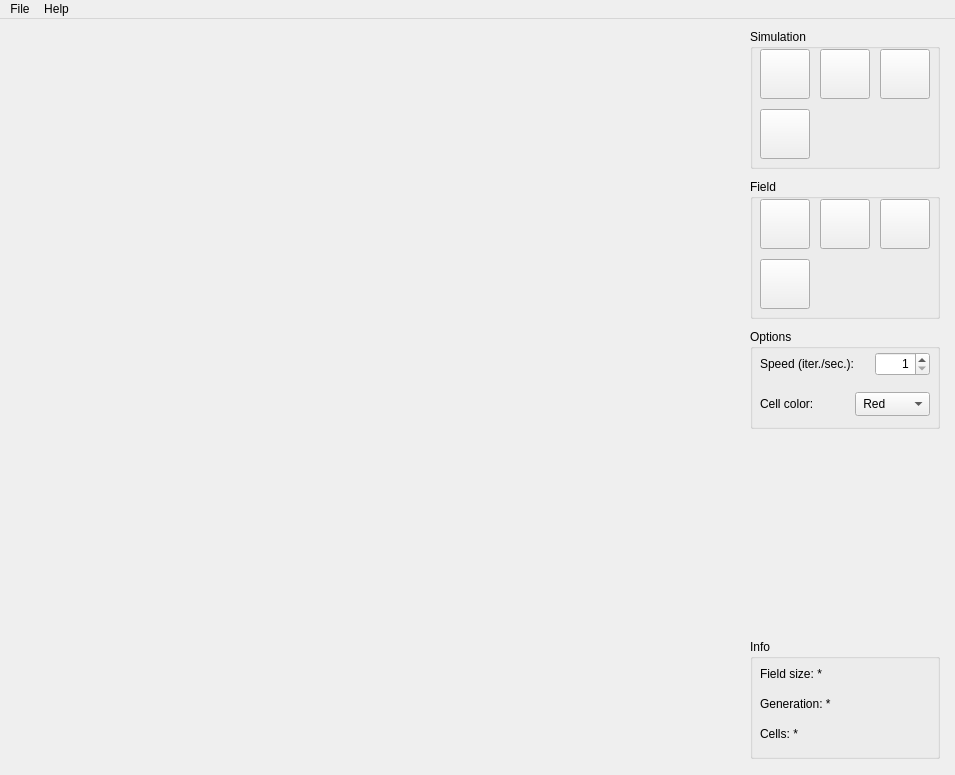
<?xml version="1.0" encoding="UTF-8"?>
<ui version="4.0">
    <class>MainWindow</class>
    <widget class="QMainWindow" name="MainWindow">
        <property name="geometry">
            <rect>
                <x>0</x>
                <y>0</y>
                <width>955</width>
                <height>775</height>
            </rect>
        </property>
        <property name="minimumSize">
            <size>
                <width>500</width>
                <height>400</height>
            </size>
        </property>
        <property name="windowTitle">
            <string>Conway's Game of Life</string>
        </property>
        <widget class="QWidget" name="Widget_Main">
            <layout class="QVBoxLayout" name="Layout_Vertical_1">
                <property name="spacing">
                    <number>0</number>
                </property>
                <property name="leftMargin">
                    <number>0</number>
                </property>
                <property name="topMargin">
                    <number>0</number>
                </property>
                <property name="rightMargin">
                    <number>0</number>
                </property>
                <property name="bottomMargin">
                    <number>0</number>
                </property>
                <item>
                    <widget class="QScrollArea" name="ScrollArea_Main">
                        <property name="frameShape">
                            <enum>QFrame::NoFrame</enum>
                        </property>
                        <property name="widgetResizable">
                            <bool>true</bool>
                        </property>
                        <widget class="QWidget" name="Widget_ScrollAreaContent">
                            <property name="geometry">
                                <rect>
                                    <x>0</x>
                                    <y>0</y>
                                    <width>955</width>
                                    <height>754</height>
                                </rect>
                            </property>
                            <layout class="QVBoxLayout" name="Layout_Vertical_2">
                                <property name="spacing">
                                    <number>0</number>
                                </property>
                                <property name="leftMargin">
                                    <number>0</number>
                                </property>
                                <property name="topMargin">
                                    <number>0</number>
                                </property>
                                <property name="rightMargin">
                                    <number>0</number>
                                </property>
                                <property name="bottomMargin">
                                    <number>0</number>
                                </property>
                                <item>
                                    <widget class="QFrame" name="Frame_GUI">
                                        <property name="minimumSize">
                                            <size>
                                                <width>950</width>
                                                <height>750</height>
                                            </size>
                                        </property>
                                        <property name="maximumSize">
                                            <size>
                                                <width>950</width>
                                                <height>750</height>
                                            </size>
                                        </property>
                                        <property name="frameShape">
                                            <enum>QFrame::NoFrame</enum>
                                        </property>
                                        <widget class="WidgetPaintArea" name="WidgetPaintArea_GraphicScene" native="true">
                                            <property name="geometry">
                                                <rect>
                                                    <x>10</x>
                                                    <y>10</y>
                                                    <width>730</width>
                                                    <height>730</height>
                                                </rect>
                                            </property>
                                            <property name="minimumSize">
                                                <size>
                                                    <width>730</width>
                                                    <height>730</height>
                                                </size>
                                            </property>
                                            <property name="maximumSize">
                                                <size>
                                                    <width>730</width>
                                                    <height>730</height>
                                                </size>
                                            </property>
                                        </widget>
                                        <widget class="QGroupBox" name="GroupBox_Simulation">
                                            <property name="geometry">
                                                <rect>
                                                    <x>750</x>
                                                    <y>10</y>
                                                    <width>190</width>
                                                    <height>140</height>
                                                </rect>
                                            </property>
                                            <property name="minimumSize">
                                                <size>
                                                    <width>190</width>
                                                    <height>140</height>
                                                </size>
                                            </property>
                                            <property name="maximumSize">
                                                <size>
                                                    <width>190</width>
                                                    <height>140</height>
                                                </size>
                                            </property>
                                            <property name="title">
                                                <string>Simulation</string>
                                            </property>
                                            <widget class="QPushButton" name="PushButton_Play">
                                                <property name="geometry">
                                                    <rect>
                                                        <x>10</x>
                                                        <y>20</y>
                                                        <width>50</width>
                                                        <height>50</height>
                                                    </rect>
                                                </property>
                                                <property name="minimumSize">
                                                    <size>
                                                        <width>50</width>
                                                        <height>50</height>
                                                    </size>
                                                </property>
                                                <property name="maximumSize">
                                                    <size>
                                                        <width>50</width>
                                                        <height>50</height>
                                                    </size>
                                                </property>
                                                <property name="toolTip">
                                                    <string>Play</string>
                                                </property>
                                                <property name="text">
                                                    <string/>
                                                </property>
                                            </widget>
                                            <widget class="QPushButton" name="PushButton_Pause">
                                                <property name="geometry">
                                                    <rect>
                                                        <x>70</x>
                                                        <y>20</y>
                                                        <width>50</width>
                                                        <height>50</height>
                                                    </rect>
                                                </property>
                                                <property name="minimumSize">
                                                    <size>
                                                        <width>50</width>
                                                        <height>50</height>
                                                    </size>
                                                </property>
                                                <property name="maximumSize">
                                                    <size>
                                                        <width>50</width>
                                                        <height>50</height>
                                                    </size>
                                                </property>
                                                <property name="toolTip">
                                                    <string>Pause</string>
                                                </property>
                                                <property name="text">
                                                    <string/>
                                                </property>
                                            </widget>
                                            <widget class="QPushButton" name="PushButton_Stop">
                                                <property name="geometry">
                                                    <rect>
                                                        <x>130</x>
                                                        <y>20</y>
                                                        <width>50</width>
                                                        <height>50</height>
                                                    </rect>
                                                </property>
                                                <property name="minimumSize">
                                                    <size>
                                                        <width>50</width>
                                                        <height>50</height>
                                                    </size>
                                                </property>
                                                <property name="maximumSize">
                                                    <size>
                                                        <width>50</width>
                                                        <height>50</height>
                                                    </size>
                                                </property>
                                                <property name="toolTip">
                                                    <string>Stop</string>
                                                </property>
                                                <property name="text">
                                                    <string/>
                                                </property>
                                            </widget>
                                            <widget class="QPushButton" name="PushButton_Next">
                                                <property name="geometry">
                                                    <rect>
                                                        <x>10</x>
                                                        <y>80</y>
                                                        <width>50</width>
                                                        <height>50</height>
                                                    </rect>
                                                </property>
                                                <property name="minimumSize">
                                                    <size>
                                                        <width>50</width>
                                                        <height>50</height>
                                                    </size>
                                                </property>
                                                <property name="maximumSize">
                                                    <size>
                                                        <width>50</width>
                                                        <height>50</height>
                                                    </size>
                                                </property>
                                                <property name="toolTip">
                                                    <string>Next</string>
                                                </property>
                                                <property name="text">
                                                    <string/>
                                                </property>
                                            </widget>
                                        </widget>
                                        <widget class="QGroupBox" name="GroupBox_Field">
                                            <property name="geometry">
                                                <rect>
                                                    <x>750</x>
                                                    <y>160</y>
                                                    <width>190</width>
                                                    <height>140</height>
                                                </rect>
                                            </property>
                                            <property name="minimumSize">
                                                <size>
                                                    <width>190</width>
                                                    <height>140</height>
                                                </size>
                                            </property>
                                            <property name="maximumSize">
                                                <size>
                                                    <width>190</width>
                                                    <height>140</height>
                                                </size>
                                            </property>
                                            <property name="title">
                                                <string>Field</string>
                                            </property>
                                            <widget class="QPushButton" name="PushButton_Clear">
                                                <property name="geometry">
                                                    <rect>
                                                        <x>10</x>
                                                        <y>20</y>
                                                        <width>50</width>
                                                        <height>50</height>
                                                    </rect>
                                                </property>
                                                <property name="minimumSize">
                                                    <size>
                                                        <width>50</width>
                                                        <height>50</height>
                                                    </size>
                                                </property>
                                                <property name="maximumSize">
                                                    <size>
                                                        <width>50</width>
                                                        <height>50</height>
                                                    </size>
                                                </property>
                                                <property name="toolTip">
                                                    <string>Clear</string>
                                                </property>
                                                <property name="text">
                                                    <string/>
                                                </property>
                                            </widget>
                                            <widget class="QPushButton" name="PushButton_Random">
                                                <property name="geometry">
                                                    <rect>
                                                        <x>70</x>
                                                        <y>20</y>
                                                        <width>50</width>
                                                        <height>50</height>
                                                    </rect>
                                                </property>
                                                <property name="minimumSize">
                                                    <size>
                                                        <width>50</width>
                                                        <height>50</height>
                                                    </size>
                                                </property>
                                                <property name="maximumSize">
                                                    <size>
                                                        <width>50</width>
                                                        <height>50</height>
                                                    </size>
                                                </property>
                                                <property name="toolTip">
                                                    <string>Random</string>
                                                </property>
                                                <property name="text">
                                                    <string/>
                                                </property>
                                            </widget>
                                            <widget class="QPushButton" name="PushButton_Edit">
                                                <property name="geometry">
                                                    <rect>
                                                        <x>130</x>
                                                        <y>20</y>
                                                        <width>50</width>
                                                        <height>50</height>
                                                    </rect>
                                                </property>
                                                <property name="minimumSize">
                                                    <size>
                                                        <width>50</width>
                                                        <height>50</height>
                                                    </size>
                                                </property>
                                                <property name="maximumSize">
                                                    <size>
                                                        <width>50</width>
                                                        <height>50</height>
                                                    </size>
                                                </property>
                                                <property name="toolTip">
                                                    <string>Edit</string>
                                                </property>
                                                <property name="text">
                                                    <string/>
                                                </property>
                                            </widget>
                                            <widget class="QPushButton" name="PushButton_SaveState">
                                                <property name="geometry">
                                                    <rect>
                                                        <x>10</x>
                                                        <y>80</y>
                                                        <width>50</width>
                                                        <height>50</height>
                                                    </rect>
                                                </property>
                                                <property name="minimumSize">
                                                    <size>
                                                        <width>50</width>
                                                        <height>50</height>
                                                    </size>
                                                </property>
                                                <property name="maximumSize">
                                                    <size>
                                                        <width>50</width>
                                                        <height>50</height>
                                                    </size>
                                                </property>
                                                <property name="toolTip">
                                                    <string>Save state</string>
                                                </property>
                                                <property name="text">
                                                    <string/>
                                                </property>
                                            </widget>
                                        </widget>
                                        <widget class="QGroupBox" name="GroupBox_Options">
                                            <property name="geometry">
                                                <rect>
                                                    <x>750</x>
                                                    <y>310</y>
                                                    <width>190</width>
                                                    <height>100</height>
                                                </rect>
                                            </property>
                                            <property name="minimumSize">
                                                <size>
                                                    <width>190</width>
                                                    <height>100</height>
                                                </size>
                                            </property>
                                            <property name="maximumSize">
                                                <size>
                                                    <width>190</width>
                                                    <height>100</height>
                                                </size>
                                            </property>
                                            <property name="title">
                                                <string>Options</string>
                                            </property>
                                            <widget class="QLabel" name="Label_IPS">
                                                <property name="geometry">
                                                    <rect>
                                                        <x>10</x>
                                                        <y>20</y>
                                                        <width>115</width>
                                                        <height>30</height>
                                                    </rect>
                                                </property>
                                                <property name="minimumSize">
                                                    <size>
                                                        <width>115</width>
                                                        <height>30</height>
                                                    </size>
                                                </property>
                                                <property name="maximumSize">
                                                    <size>
                                                        <width>115</width>
                                                        <height>30</height>
                                                    </size>
                                                </property>
                                                <property name="text">
                                                    <string>Speed (iter./sec.):</string>
                                                </property>
                                            </widget>
                                            <widget class="QLabel" name="Label_CellColor">
                                                <property name="geometry">
                                                    <rect>
                                                        <x>10</x>
                                                        <y>60</y>
                                                        <width>95</width>
                                                        <height>30</height>
                                                    </rect>
                                                </property>
                                                <property name="minimumSize">
                                                    <size>
                                                        <width>95</width>
                                                        <height>30</height>
                                                    </size>
                                                </property>
                                                <property name="maximumSize">
                                                    <size>
                                                        <width>95</width>
                                                        <height>30</height>
                                                    </size>
                                                </property>
                                                <property name="text">
                                                    <string>Cell color:</string>
                                                </property>
                                            </widget>
                                            <widget class="QSpinBox" name="SpinBox_IPS">
                                                <property name="geometry">
                                                    <rect>
                                                        <x>125</x>
                                                        <y>23</y>
                                                        <width>55</width>
                                                        <height>24</height>
                                                    </rect>
                                                </property>
                                                <property name="minimumSize">
                                                    <size>
                                                        <width>55</width>
                                                        <height>24</height>
                                                    </size>
                                                </property>
                                                <property name="maximumSize">
                                                    <size>
                                                        <width>55</width>
                                                        <height>24</height>
                                                    </size>
                                                </property>
                                                <property name="alignment">
                                                    <set>Qt::AlignRight|Qt::AlignTrailing|Qt::AlignVCenter</set>
                                                </property>
                                                <property name="minimum">
                                                    <number>1</number>
                                                </property>
                                                <property name="maximum">
                                                    <number>30</number>
                                                </property>
                                            </widget>
                                            <widget class="QComboBox" name="ComboBox_CellColor">
                                                <property name="geometry">
                                                    <rect>
                                                        <x>105</x>
                                                        <y>63</y>
                                                        <width>75</width>
                                                        <height>24</height>
                                                    </rect>
                                                </property>
                                                <property name="minimumSize">
                                                    <size>
                                                        <width>75</width>
                                                        <height>24</height>
                                                    </size>
                                                </property>
                                                <property name="maximumSize">
                                                    <size>
                                                        <width>75</width>
                                                        <height>24</height>
                                                    </size>
                                                </property>
                                                <item>
                                                    <property name="text">
                                                        <string> Red</string>
                                                    </property>
                                                </item>
                                                <item>
                                                    <property name="text">
                                                        <string> Green</string>
                                                    </property>
                                                </item>
                                                <item>
                                                    <property name="text">
                                                        <string> Blue</string>
                                                    </property>
                                                </item>
                                            </widget>
                                        </widget>
                                        <widget class="QGroupBox" name="GroupBox_Info">
                                            <property name="geometry">
                                                <rect>
                                                    <x>750</x>
                                                    <y>620</y>
                                                    <width>190</width>
                                                    <height>120</height>
                                                </rect>
                                            </property>
                                            <property name="minimumSize">
                                                <size>
                                                    <width>190</width>
                                                    <height>120</height>
                                                </size>
                                            </property>
                                            <property name="maximumSize">
                                                <size>
                                                    <width>190</width>
                                                    <height>120</height>
                                                </size>
                                            </property>
                                            <property name="title">
                                                <string>Info</string>
                                            </property>
                                            <widget class="QLabel" name="Label_FieldSize">
                                                <property name="geometry">
                                                    <rect>
                                                        <x>10</x>
                                                        <y>20</y>
                                                        <width>170</width>
                                                        <height>30</height>
                                                    </rect>
                                                </property>
                                                <property name="minimumSize">
                                                    <size>
                                                        <width>170</width>
                                                        <height>30</height>
                                                    </size>
                                                </property>
                                                <property name="maximumSize">
                                                    <size>
                                                        <width>170</width>
                                                        <height>30</height>
                                                    </size>
                                                </property>
                                                <property name="text">
                                                    <string>Field size: *</string>
                                                </property>
                                            </widget>
                                            <widget class="QLabel" name="Label_GenerationNumber">
                                                <property name="geometry">
                                                    <rect>
                                                        <x>10</x>
                                                        <y>50</y>
                                                        <width>170</width>
                                                        <height>30</height>
                                                    </rect>
                                                </property>
                                                <property name="minimumSize">
                                                    <size>
                                                        <width>170</width>
                                                        <height>30</height>
                                                    </size>
                                                </property>
                                                <property name="maximumSize">
                                                    <size>
                                                        <width>170</width>
                                                        <height>30</height>
                                                    </size>
                                                </property>
                                                <property name="text">
                                                    <string>Generation: *</string>
                                                </property>
                                            </widget>
                                            <widget class="QLabel" name="Label_CellCount">
                                                <property name="geometry">
                                                    <rect>
                                                        <x>10</x>
                                                        <y>80</y>
                                                        <width>170</width>
                                                        <height>30</height>
                                                    </rect>
                                                </property>
                                                <property name="minimumSize">
                                                    <size>
                                                        <width>170</width>
                                                        <height>30</height>
                                                    </size>
                                                </property>
                                                <property name="maximumSize">
                                                    <size>
                                                        <width>170</width>
                                                        <height>30</height>
                                                    </size>
                                                </property>
                                                <property name="text">
                                                    <string>Cells: *</string>
                                                </property>
                                            </widget>
                                        </widget>
                                    </widget>
                                </item>
                                <item>
                                    <spacer name="Spacer_Vertical_1">
                                        <property name="orientation">
                                            <enum>Qt::Vertical</enum>
                                        </property>
                                        <property name="sizeHint" stdset="0">
                                            <size>
                                                <width>20</width>
                                                <height>1</height>
                                            </size>
                                        </property>
                                    </spacer>
                                </item>
                            </layout>
                        </widget>
                    </widget>
                </item>
            </layout>
        </widget>
        <widget class="QMenuBar" name="MenuBar">
            <property name="geometry">
                <rect>
                    <x>0</x>
                    <y>0</y>
                    <width>955</width>
                    <height>21</height>
                </rect>
            </property>
            <widget class="QMenu" name="Menu_File">
                <property name="title">
                    <string>File</string>
                </property>
                <addaction name="Action_File_Exit"/>
            </widget>
            <widget class="QMenu" name="Menu_Help">
                <property name="title">
                    <string>Help</string>
                </property>
                <addaction name="Action_Help_About"/>
            </widget>
            <addaction name="Menu_File"/>
            <addaction name="Menu_Help"/>
        </widget>
        <action name="Action_File_Exit">
            <property name="text">
                <string>Exit</string>
            </property>
        </action>
        <action name="Action_Help_About">
            <property name="text">
                <string>About</string>
            </property>
        </action>
    </widget>
    <customwidgets>
        <customwidget>
            <class>WidgetPaintArea</class>
            <extends>QWidget</extends>
            <header>widgets/widget_paint_area.hpp</header>
            <container>1</container>
        </customwidget>
    </customwidgets>
    <tabstops>
        <tabstop>ScrollArea_Main</tabstop>
        <tabstop>PushButton_Play</tabstop>
        <tabstop>PushButton_Pause</tabstop>
        <tabstop>PushButton_Stop</tabstop>
        <tabstop>PushButton_Next</tabstop>
        <tabstop>PushButton_Clear</tabstop>
        <tabstop>PushButton_Random</tabstop>
        <tabstop>PushButton_Edit</tabstop>
        <tabstop>PushButton_SaveState</tabstop>
        <tabstop>SpinBox_IPS</tabstop>
        <tabstop>ComboBox_CellColor</tabstop>
    </tabstops>
    <resources/>
    <connections/>
</ui>
